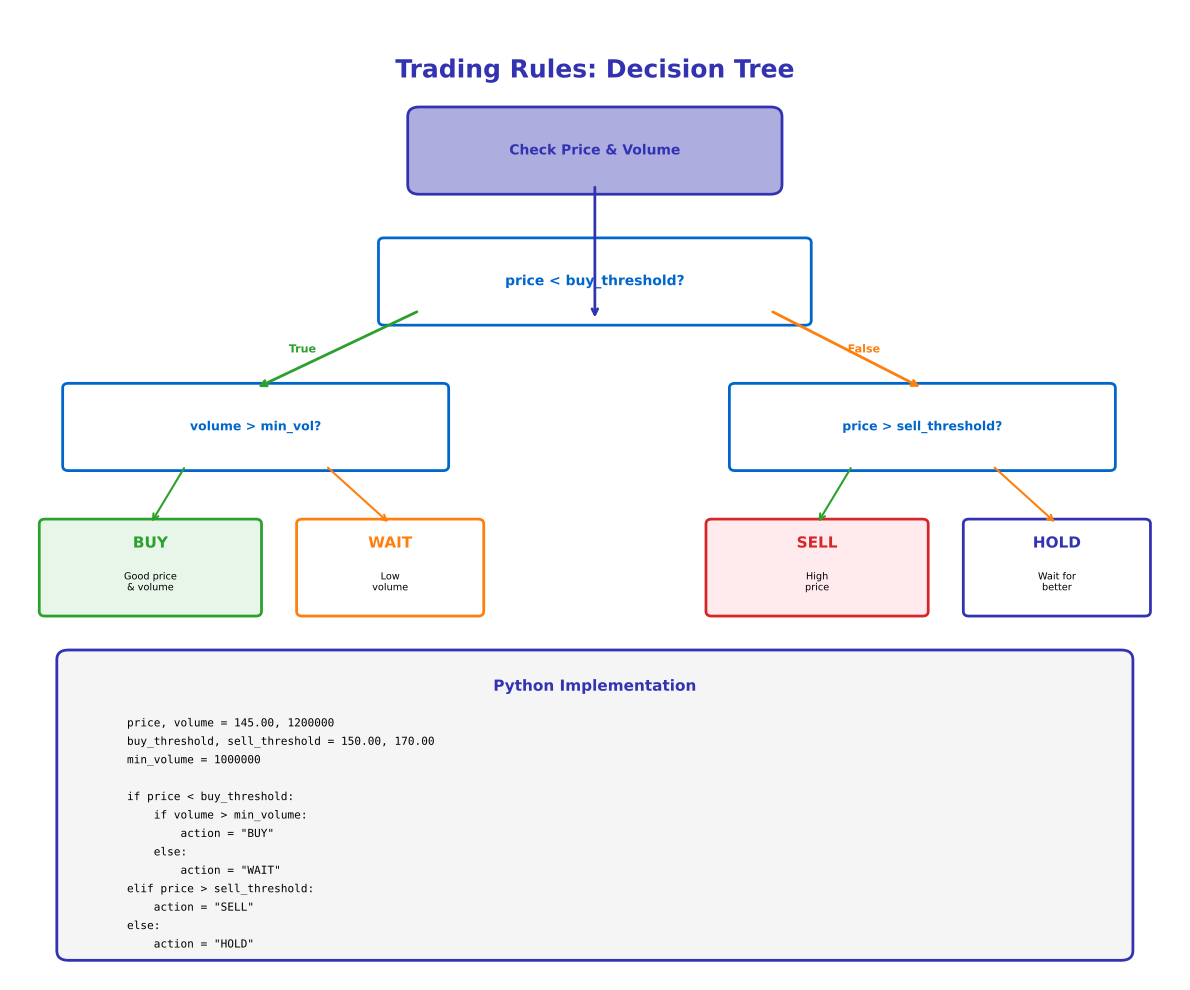

Python code for this plot:
"""Generated chart with course color palette"""
import matplotlib.pyplot as plt
import matplotlib.patches as patches
from matplotlib.patches import FancyBboxPatch, Rectangle, Circle, FancyArrowPatch, Wedge
import numpy as np
import pandas as pd
import seaborn as sns
from pathlib import Path

# Standard matplotlib configuration
plt.rcParams.update({
    'font.size': 10,
    'axes.labelsize': 10,
    'axes.titlesize': 11,
    'xtick.labelsize': 9,
    'ytick.labelsize': 9,
    'legend.fontsize': 9,
    'figure.figsize': (10, 6),
    'figure.dpi': 150
})

# Course colors
MLPURPLE = '#3333B2'
MLLAVENDER = '#ADADE0'
MLBLUE = '#0066CC'
MLORANGE = '#FF7F0E'
MLGREEN = '#2CA02C'
MLRED = '#D62728'

# Map old colors to course colors
COLOR_PRIMARY = MLPURPLE
COLOR_SECONDARY = MLPURPLE
COLOR_ACCENT = MLBLUE
COLOR_LIGHT = MLLAVENDER
COLOR_GREEN = MLGREEN
COLOR_ORANGE = MLORANGE
COLOR_RED = MLRED


fig, ax = plt.subplots(figsize=(12, 10))
ax.set_xlim(0, 10)
ax.set_ylim(0, 10)
ax.axis('off')

ax.text(5, 9.5, 'Trading Rules: Decision Tree', ha='center', va='top',
        fontsize=18, fontweight='bold', color=COLOR_SECONDARY)

# Root
root_box = FancyBboxPatch((3.5, 8.2), 3, 0.7, boxstyle="round,pad=0.1",
                          edgecolor=COLOR_PRIMARY, facecolor=COLOR_LIGHT, linewidth=2)
ax.add_patch(root_box)
ax.text(5, 8.55, 'Check Price & Volume', ha='center', va='center',
        fontsize=10, fontweight='bold', color=COLOR_SECONDARY)

# Level 1: Price check
price_check = FancyBboxPatch((3.2, 6.8), 3.6, 0.8, boxstyle="round,pad=0.05",
                             edgecolor=COLOR_ACCENT, facecolor='white', linewidth=2)
ax.add_patch(price_check)
ax.text(5, 7.2, 'price < buy_threshold?', ha='center', va='center',
        fontsize=10, fontweight='bold', color=COLOR_ACCENT)

# Left branch: Check volume
vol_check = FancyBboxPatch((0.5, 5.3), 3.2, 0.8, boxstyle="round,pad=0.05",
                           edgecolor=COLOR_ACCENT, facecolor='white', linewidth=2)
ax.add_patch(vol_check)
ax.text(2.1, 5.7, 'volume > min_vol?', ha='center', va='center',
        fontsize=9, fontweight='bold', color=COLOR_ACCENT)

# Buy action
buy_box = FancyBboxPatch((0.3, 3.8), 1.8, 0.9, boxstyle="round,pad=0.05",
                         edgecolor=COLOR_GREEN, facecolor='#E8F5E9', linewidth=2)
ax.add_patch(buy_box)
ax.text(1.2, 4.5, 'BUY', ha='center', va='center',
        fontsize=11, fontweight='bold', color=COLOR_GREEN)
ax.text(1.2, 4.1, 'Good price\n& volume', ha='center', va='center',
        fontsize=7, color='black')

# Wait action 1
wait1_box = FancyBboxPatch((2.5, 3.8), 1.5, 0.9, boxstyle="round,pad=0.05",
                           edgecolor=COLOR_ORANGE, facecolor='white', linewidth=2)
ax.add_patch(wait1_box)
ax.text(3.25, 4.5, 'WAIT', ha='center', va='center',
        fontsize=11, fontweight='bold', color=COLOR_ORANGE)
ax.text(3.25, 4.1, 'Low\nvolume', ha='center', va='center',
        fontsize=7, color='black')

# Right branch: Check sell threshold
sell_check = FancyBboxPatch((6.2, 5.3), 3.2, 0.8, boxstyle="round,pad=0.05",
                            edgecolor=COLOR_ACCENT, facecolor='white', linewidth=2)
ax.add_patch(sell_check)
ax.text(7.8, 5.7, 'price > sell_threshold?', ha='center', va='center',
        fontsize=9, fontweight='bold', color=COLOR_ACCENT)

# Sell action
sell_box = FancyBboxPatch((6.0, 3.8), 1.8, 0.9, boxstyle="round,pad=0.05",
                          edgecolor=COLOR_RED, facecolor='#FFEBEE', linewidth=2)
ax.add_patch(sell_box)
ax.text(6.9, 4.5, 'SELL', ha='center', va='center',
        fontsize=11, fontweight='bold', color=COLOR_RED)
ax.text(6.9, 4.1, 'High\nprice', ha='center', va='center',
        fontsize=7, color='black')

# Hold action
hold_box = FancyBboxPatch((8.2, 3.8), 1.5, 0.9, boxstyle="round,pad=0.05",
                          edgecolor=COLOR_PRIMARY, facecolor='white', linewidth=2)
ax.add_patch(hold_box)
ax.text(8.95, 4.5, 'HOLD', ha='center', va='center',
        fontsize=11, fontweight='bold', color=COLOR_PRIMARY)
ax.text(8.95, 4.1, 'Wait for\nbetter', ha='center', va='center',
        fontsize=7, color='black')

# Arrows
ax.annotate('', xy=(5, 6.8), xytext=(5, 8.2),
            arrowprops=dict(arrowstyle='->', color=COLOR_SECONDARY, lw=2))

ax.annotate('', xy=(2.1, 6.1), xytext=(3.5, 6.9),
            arrowprops=dict(arrowstyle='->', color=COLOR_GREEN, lw=2))
ax.text(2.5, 6.5, 'True', ha='center', va='center',
        fontsize=8, color=COLOR_GREEN, fontweight='bold')

ax.annotate('', xy=(7.8, 6.1), xytext=(6.5, 6.9),
            arrowprops=dict(arrowstyle='->', color=COLOR_ORANGE, lw=2))
ax.text(7.3, 6.5, 'False', ha='center', va='center',
        fontsize=8, color=COLOR_ORANGE, fontweight='bold')

ax.annotate('', xy=(1.2, 4.7), xytext=(1.5, 5.3),
            arrowprops=dict(arrowstyle='->', color=COLOR_GREEN, lw=1.5))
ax.annotate('', xy=(3.25, 4.7), xytext=(2.7, 5.3),
            arrowprops=dict(arrowstyle='->', color=COLOR_ORANGE, lw=1.5))

ax.annotate('', xy=(6.9, 4.7), xytext=(7.2, 5.3),
            arrowprops=dict(arrowstyle='->', color=COLOR_GREEN, lw=1.5))
ax.annotate('', xy=(8.95, 4.7), xytext=(8.4, 5.3),
            arrowprops=dict(arrowstyle='->', color=COLOR_ORANGE, lw=1.5))

# Code
code_box = FancyBboxPatch((0.5, 0.3), 9, 3.0, boxstyle="round,pad=0.1",
                          edgecolor=COLOR_SECONDARY, facecolor='#F5F5F5', linewidth=2)
ax.add_patch(code_box)
ax.text(5, 3.1, 'Python Implementation', ha='center', va='top',
        fontsize=11, fontweight='bold', color=COLOR_SECONDARY)

code_lines = [
    'price, volume = 145.00, 1200000',
    'buy_threshold, sell_threshold = 150.00, 170.00',
    'min_volume = 1000000',
    '',
    'if price < buy_threshold:',
    '    if volume > min_volume:',
    '        action = "BUY"',
    '    else:',
    '        action = "WAIT"',
    'elif price > sell_threshold:',
    '    action = "SELL"',
    'else:',
    '    action = "HOLD"',
]

y_pos = 2.7
for line in code_lines:
    ax.text(1, y_pos, line, ha='left', va='top',
            fontsize=8, family='monospace', color='black')
    y_pos -= 0.19

plt.tight_layout()
plt.savefig('chart.pdf', dpi=300, bbox_inches='tight')
plt.close()
